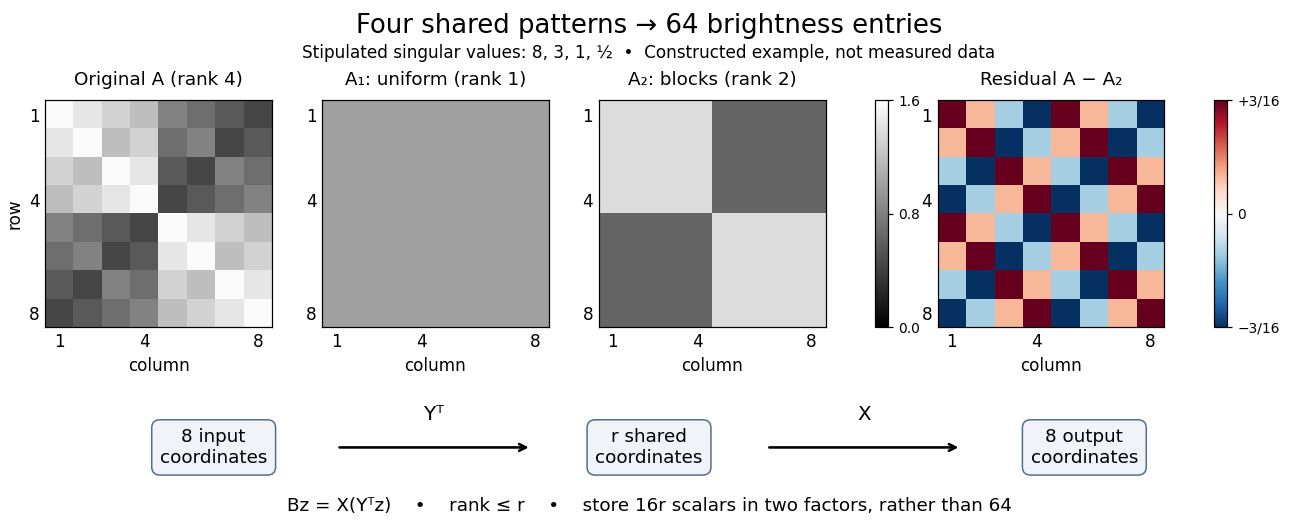

Source code (Python):
"""Draw stipulated low-rank patterns; output PNG basename in the current directory.

Tested with Python 3.14.4, NumPy 2.3.5 and Matplotlib 3.10.7.
Run from _media with MPLCONFIGDIR=/tmp/codex-wiki-matplotlib.
All arrays are constructed examples, not measurements.
"""

from pathlib import Path

import matplotlib

matplotlib.use("Agg")
import matplotlib.pyplot as plt
import numpy as np


def main():
    signs = np.array([
        [1, 1, 1, 1, 1, 1, 1, 1],
        [1, 1, 1, 1, -1, -1, -1, -1],
        [1, 1, -1, -1, 1, 1, -1, -1],
        [1, -1, 1, -1, 1, -1, 1, -1],
    ], dtype=float)
    weights = np.array([1, 3 / 8, 1 / 8, 1 / 16])
    components = weights[:, None, None] * signs[:, :, None] * signs[:, None, :]
    matrix = components.sum(axis=0)
    rank_one = components[0]
    rank_two = components[:2].sum(axis=0)
    residual = matrix - rank_two
    np.testing.assert_allclose(signs @ signs.T, 8 * np.eye(4))
    np.testing.assert_allclose(np.linalg.svd(matrix, compute_uv=False)[:4], [8, 3, 1, 0.5])
    np.testing.assert_allclose(np.linalg.norm(residual, "fro"), np.sqrt(5) / 2)

    plt.rcParams.update({"font.size": 11, "axes.titlesize": 12})
    fig = plt.figure(figsize=(11.8, 4.8), dpi=110, facecolor="white")
    grid = fig.add_gridspec(
        1, 6, width_ratios=[1, 1, 1, 0.055, 1, 0.055],
        left=0.035, right=0.945, bottom=0.38, top=0.81, wspace=0.32,
    )
    axes = [fig.add_subplot(grid[0, j]) for j in [0, 1, 2, 4]]
    labels = ["Original A (rank 4)", "A₁: uniform (rank 1)", "A₂: blocks (rank 2)", "Residual A − A₂"]
    for i, (ax, array, label) in enumerate(zip(axes, [matrix, rank_one, rank_two, residual], labels)):
        if i < 3:
            im = ax.imshow(array, cmap="gray", vmin=0, vmax=1.6, interpolation="nearest")
        else:
            im = ax.imshow(array, cmap="RdBu_r", vmin=-3 / 16, vmax=3 / 16, interpolation="nearest")
        ax.set_title(label, pad=10)
        ax.set_xticks([0, 3, 7], [1, 4, 8])
        ax.set_yticks([0, 3, 7], [1, 4, 8])
        ax.tick_params(length=0)
        if i == 0:
            ax.set_ylabel("row")
        ax.set_xlabel("column")
        if i == 2:
            cb = fig.colorbar(im, cax=fig.add_subplot(grid[0, 3]), ticks=[0, 0.8, 1.6])
            cb.ax.tick_params(labelsize=9)
        if i == 3:
            cb = fig.colorbar(im, cax=fig.add_subplot(grid[0, 5]), ticks=[-0.1875, 0, 0.1875])
            cb.ax.set_yticklabels(["−3/16", "0", "+3/16"])
            cb.ax.tick_params(labelsize=9)

    fig.suptitle("Four shared patterns → 64 brightness entries", fontsize=17, y=0.975)
    fig.text(0.5, 0.89, "Stipulated singular values: 8, 3, 1, ½  •  Constructed example, not measured data", ha="center", fontsize=11)
    flow = fig.add_axes([0.07, 0.015, 0.86, 0.215], frameon=False)
    flow.set(xlim=(0, 1), ylim=(0, 1))
    flow.axis("off")
    for xpos, label in [(0.11, "8 input\ncoordinates"), (0.5, "r shared\ncoordinates"), (0.89, "8 output\ncoordinates")]:
        flow.text(xpos, 0.64, label, ha="center", va="center", fontsize=12,
                  bbox={"boxstyle": "round,pad=0.45", "facecolor": "#f0f4f8", "edgecolor": "#547087"})
    for left, right, label in [(0.22, 0.395, "Yᵀ"), (0.605, 0.78, "X")]:
        flow.annotate("", xy=(right, 0.64), xytext=(left, 0.64), arrowprops={"arrowstyle": "->", "lw": 1.7})
        flow.text((left + right) / 2, 0.88, label, ha="center", fontsize=13)
    flow.text(0.5, 0.08, "Bz = X(Yᵀz)    •    rank ≤ r    •    store 16r scalars in two factors, rather than 64", ha="center", fontsize=12)
    fig.savefig(Path(__file__).with_suffix(".png").name, facecolor="white", transparent=False)
    plt.close(fig)


if __name__ == "__main__":
    main()
